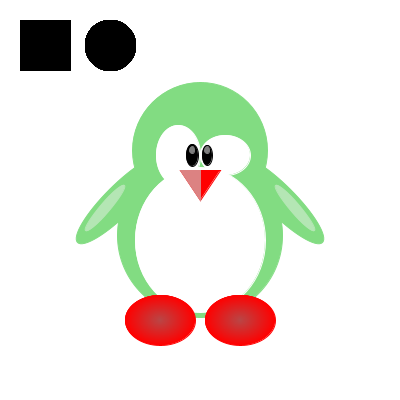
Frame 1 (no input)
Frame 60 (the mouse pressed at the canvas centre just before this capture): identical to frame 1, image omitted
Frame 120 (the mouse held since frame 60 and released just before this capture): identical to frame 1, image omitted

The Processing sketch that drew this single still picture (run headless with seeded random() and noise(); from frame 60 on, the mouse is pressed at the canvas centre):

// Processing sketch: processing_92346
// ── processing_92346.pde

//centre du pingouin monstre 
float x;
float y;

//2 variables servant plus loin à modifier des paramètres en fonction du temps
int timeStamp;
int interval;

//valeur d'une couleur que l'on fera évolué aléatoirement
//en fonction du temps plus loin
color c; 


void setup() {
  
  size(400, 400);
  frameRate(30);
  smooth();
  interval = 200; //interval de 200 millisecondes ou 1/5 de seconde

  //centre du monstre 
  x = width/2;
  y = height/2;
}


void draw () {

  background(255);

  //ellipse tête
  fill (130, 220, 130);
  stroke(130, 220, 130);
  ellipse (x, y-50, 135, 135);

  //ellipse corps
  fill (130, 220, 130);
  stroke(130, 220, 130);
  ellipse (x, y+35, 165, 165);

  //ellipse bras gauche
  fill(130, 220, 130);
  stroke(130, 220, 130);
  pushMatrix();
  translate(x-80, y);
  rotate(PI/4);
  ellipse(0, 0, 30, 120);
  popMatrix();

  //ellipse bras droit
  fill(130, 220, 130);
  stroke(130, 220, 130);
  pushMatrix();
  translate(x+80, y);
  rotate(-PI/4);
  ellipse(0, 0, 30, 120);
  popMatrix();

  //ellipse ombrage bras gauche
  fill(180, 230, 180);
  stroke(180, 230, 180);
  pushMatrix();
  translate(x-95, y+8);
  rotate(PI/4.5);
  ellipse(0, 0, 10, 60);
  popMatrix();

  //ellipse ombrage bras droit
  fill(180, 230, 180);
  stroke(180, 230, 180);
  pushMatrix();
  translate(x+95, y+8);
  rotate(-PI/4.5);
  ellipse(0, 0, 10, 60);
  popMatrix();

  //ellipse oeil gauche
  fill (255);
  stroke(255);
  ellipse (x-22, y-45, 44, 60);

  //ellipse pupillee oeil gauche
  fill (0);
  stroke(0);
  ellipse (x-8, y-45, 12, 22);

  //ellipsereflet pupille gauche
  fill (125);
  stroke(125);
  ellipse (x-8, y-50, 5, 7);

  //ellipse oeil droit
  fill (255);
  stroke(255);
  ellipse (x+25, y-45, 50, 40);

  //ellipse pupille oeil droit
  fill (0);
  stroke(0);
  ellipse (x+7, y-45, 10, 20);

  //ellipse reflet pupille droite
  fill (125);
  stroke(125);
  ellipse (x+7, y-50, 5, 7);

  //ellipse bedon blanc
  fill (255);
  stroke(255);
  ellipse (x, y+40, 130, 145);

  //triangle bec 
  fill(255, 0, 0);
  stroke(255, 0, 0);
  triangle(x-20, y-30, x+20, y-30, x, y);

  //triangle reflet bec 
  fill(220, 130, 130);
  stroke(220, 130, 130);
  triangle(x-20, y-30, x, y-30, x, y);

  //ellipse pied droit
  fill (255, 0, 0);
  stroke(255, 0, 0);
  ellipse (x+40, y+120, 70, 50);

  //degradé pied droit (boucle dans le dégradé)
  for (int i=0; i<=70; i++) {
    noStroke();
    fill(255-i, 0+i, 0+i);
    ellipse (x+40, y+120, 70-i, 50-(5*i/7));
  }

  //ellipse pied gauche
  fill (255, 0, 0);
  stroke(255, 0, 0);
  ellipse (x-40, y+120, 70, 50);

  //degradé pied droit (boucle dans le dégradé)
  for (int i=0; i<=70; i++) {
    noStroke();
    fill(255-i, 0+i, 0+i);
    ellipse (x-40, y+120, 70-i, 50-(5*i/7));

    //carré interactif noir
    fill (0);
    stroke(0);
    rect(20, 20, 50, 50);

    //ellipse interactif noir
    fill (0);
    stroke(0);
    ellipse (110, 45, 50, 50);

    //Interactivité #1: 
    //Condition: maintenir la souris appuyée sur le carré noire
    //Transformation: la couleur des yeux change aléatoirement à chaque 1/5 de seconde
    
    //Génération d'une couleur c aléatoire à chaque 1/5 de seconde
    if ( mousePressed ) {
      if ( millis() - timeStamp >= interval ) {
        timeStamp = timeStamp + interval;
        c = color(random(256), random(256), random(256)); 
      }
    }
    else {
      timeStamp = millis();
    }

    //Localisation du clic à l'intérieur du carré rouge
    //puis coloration aléatoire des sections désirées si le clic
    //est localisé puis maintenu pour une certaine période de temps.
    if (mousePressed == true) {
      if (mouseX>20 && mouseX <70 && mouseY>20 && mouseY <70) { 
        
        //Coloration aléatoire de l'ellipse oeil gauche
        fill (c);
        stroke(c);
        ellipse (x-22, y-45, 44, 60);

        //ellipse pupillee oeil gauche
        fill (0);
        stroke(0);
        ellipse (x-8, y-45, 12, 22);

        //ellipse reflet pupille gauche
        fill (125);
        stroke(125);
        ellipse (x-8, y-50, 5, 7);

        //Coloration aléatoire de l'ellipse oeil droit
        fill (c);
        stroke(c);
        ellipse (x+25, y-45, 50, 40);

        //ellipse pupille oeil droit
        fill (0);
        stroke(0);
        ellipse (x+7, y-45, 10, 20);

        //ellipse reflet pupille droite
        fill (125);
        stroke(125);
        ellipse (x+7, y-50, 5, 7);

        //triangle bec 
        fill(255, 0, 0);
        stroke(255, 0, 0);
        triangle(x-20, y-30, x+20, y-30, x, y);

        //triangle reflet bec 
        fill(220, 130, 130);
        stroke(220, 130, 130);
        triangle(x-20, y-30, x, y-30, x, y);
      }
    }

    //Interactivité #2: 
    //Condition: positionner la souris à l'intérieur du cercle noir
    //Transformation: la teinte de gris des 2 pupilles change aléatoirement
    
    //localisation du clic à l'intérieur du cercle grâce
    //au théorème de pythagore
    if ((mouseX-110)*(mouseX-110)+(mouseY-45)*(mouseY-45)<25*25) {
      
      //ellipse pupillee oeil gauche
      fill (random(256));
      stroke(random(256));
      ellipse (x-8, y-45, 12, 22);

      //ellipse reflet pupille gauche
      fill (125);
      stroke(125);
      ellipse (x-8, y-50, 5, 7);

      //ellipse pupille oeil droit
      fill (random(256));
      stroke(random(256));
      ellipse (x+7, y-45, 10, 20);

      //ellipse reflet pupille droite
      fill (125);
      stroke(125);
      ellipse (x+7, y-50, 5, 7);
    }
  }
}
